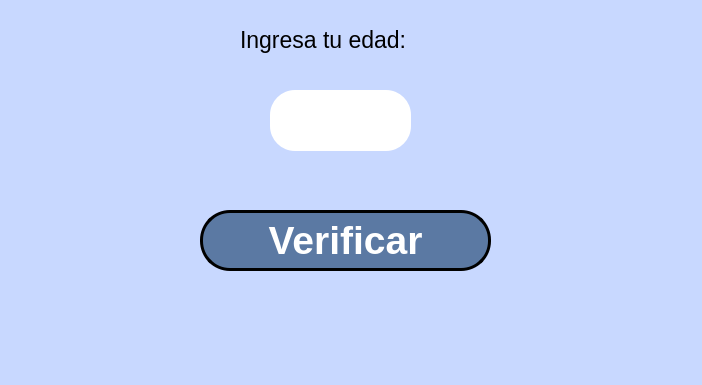
<?xml version="1.0" encoding="UTF-8"?>
<ui version="4.0">
 <class>MainWindow</class>
 <widget class="QMainWindow" name="MainWindow">
  <property name="geometry">
   <rect>
    <x>0</x>
    <y>0</y>
    <width>702</width>
    <height>385</height>
   </rect>
  </property>
  <property name="windowTitle">
   <string>MainWindow</string>
  </property>
  <property name="styleSheet">
   <string notr="true">background-color: rgb(200, 216, 255);</string>
  </property>
  <widget class="QWidget" name="centralwidget">
   <widget class="QPushButton" name="btn_sumar">
    <property name="geometry">
     <rect>
      <x>200</x>
      <y>210</y>
      <width>291</width>
      <height>61</height>
     </rect>
    </property>
    <property name="font">
     <font>
      <pointsize>29</pointsize>
      <weight>75</weight>
      <bold>true</bold>
     </font>
    </property>
    <property name="styleSheet">
     <string notr="true">background-color: rgb(91, 121, 163);
color: rgb(255, 255, 255);
border-radius: 30px;
border: 3px solid black;

</string>
    </property>
    <property name="text">
     <string>Verificar</string>
    </property>
   </widget>
   <widget class="QLineEdit" name="txt_A">
    <property name="geometry">
     <rect>
      <x>270</x>
      <y>90</y>
      <width>141</width>
      <height>61</height>
     </rect>
    </property>
    <property name="font">
     <font>
      <pointsize>40</pointsize>
      <weight>75</weight>
      <bold>true</bold>
     </font>
    </property>
    <property name="styleSheet">
     <string notr="true">background-color: rgb(255, 255, 255);
border-radius:25px;
</string>
    </property>
    <property name="text">
     <string/>
    </property>
    <property name="alignment">
     <set>Qt::AlignCenter</set>
    </property>
   </widget>
   <widget class="QLabel" name="label">
    <property name="geometry">
     <rect>
      <x>240</x>
      <y>10</y>
      <width>311</width>
      <height>61</height>
     </rect>
    </property>
    <property name="font">
     <font>
      <pointsize>17</pointsize>
     </font>
    </property>
    <property name="text">
     <string>&lt;html&gt;&lt;head/&gt;&lt;body&gt;&lt;p&gt;Ingresa tu edad:&lt;/p&gt;&lt;/body&gt;&lt;/html&gt;</string>
    </property>
   </widget>
  </widget>
  <widget class="QMenuBar" name="menubar">
   <property name="geometry">
    <rect>
     <x>0</x>
     <y>0</y>
     <width>702</width>
     <height>26</height>
    </rect>
   </property>
  </widget>
  <widget class="QStatusBar" name="statusbar"/>
 </widget>
 <resources/>
 <connections/>
</ui>
